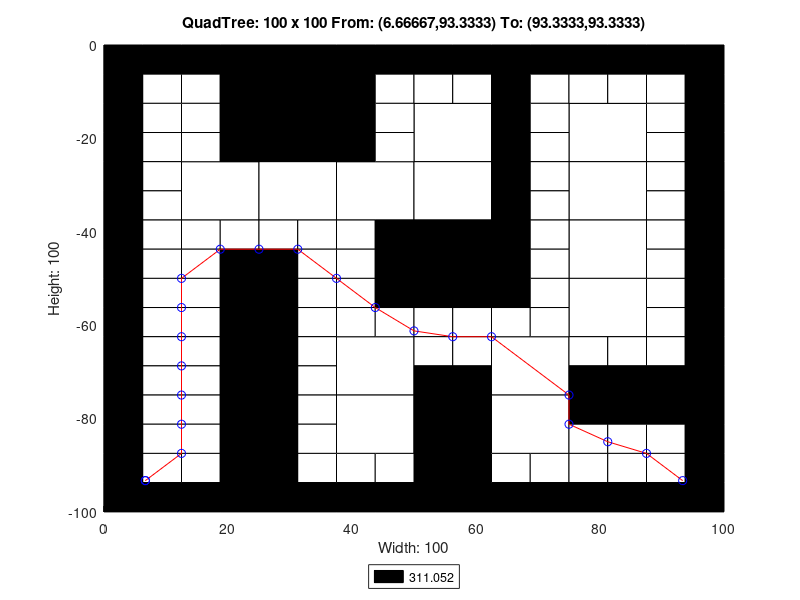

Write the MATLAB code that produced this figure.
axis([0 100 -100 0]);
title('QuadTree: 100 x 100 From: (6.66667,93.3333) To: (93.3333,93.3333)');
xlabel('Width: 100');
ylabel('Height: 100');
rectangle('Position',[25 -12.5 12.5 12.5], 'FaceColor',[0 0 0]);
rectangle('Position',[25 -25 12.5 12.5], 'FaceColor',[0 0 0]);
rectangle('Position',[12.5 -37.5 12.5 12.5], 'FaceColor',[1 1 1]);
rectangle('Position',[25 -37.5 12.5 12.5], 'FaceColor',[1 1 1]);
rectangle('Position',[37.5 -37.5 12.5 12.5], 'FaceColor',[1 1 1]);
rectangle('Position',[50 -25 12.5 12.5], 'FaceColor',[1 1 1]);
rectangle('Position',[75 -25 12.5 12.5], 'FaceColor',[1 1 1]);
rectangle('Position',[50 -37.5 12.5 12.5], 'FaceColor',[1 1 1]);
rectangle('Position',[50 -50 12.5 12.5], 'FaceColor',[0 0 0]);
rectangle('Position',[75 -37.5 12.5 12.5], 'FaceColor',[1 1 1]);
rectangle('Position',[75 -50 12.5 12.5], 'FaceColor',[1 1 1]);
rectangle('Position',[37.5 -75 12.5 12.5], 'FaceColor',[1 1 1]);
rectangle('Position',[37.5 -87.5 12.5 12.5], 'FaceColor',[1 1 1]);
rectangle('Position',[62.5 -75 12.5 12.5], 'FaceColor',[1 1 1]);
rectangle('Position',[75 -62.5 12.5 12.5], 'FaceColor',[1 1 1]);
rectangle('Position',[50 -87.5 12.5 12.5], 'FaceColor',[0 0 0]);
rectangle('Position',[62.5 -87.5 12.5 12.5], 'FaceColor',[1 1 1]);
rectangle('Position',[50 -100 12.5 12.5], 'FaceColor',[0 0 0]);
rectangle('Position',[0 -6.25 6.25 6.25], 'FaceColor',[0 0 0]);
rectangle('Position',[6.25 -6.25 6.25 6.25], 'FaceColor',[0 0 0]);
rectangle('Position',[0 -12.5 6.25 6.25], 'FaceColor',[0 0 0]);
rectangle('Position',[6.25 -12.5 6.25 6.25], 'FaceColor',[1 1 1]);
rectangle('Position',[12.5 -6.25 6.25 6.25], 'FaceColor',[0 0 0]);
rectangle('Position',[18.75 -6.25 6.25 6.25], 'FaceColor',[0 0 0]);
rectangle('Position',[12.5 -12.5 6.25 6.25], 'FaceColor',[1 1 1]);
rectangle('Position',[18.75 -12.5 6.25 6.25], 'FaceColor',[0 0 0]);
rectangle('Position',[0 -18.75 6.25 6.25], 'FaceColor',[0 0 0]);
rectangle('Position',[6.25 -18.75 6.25 6.25], 'FaceColor',[1 1 1]);
rectangle('Position',[0 -25 6.25 6.25], 'FaceColor',[0 0 0]);
rectangle('Position',[6.25 -25 6.25 6.25], 'FaceColor',[1 1 1]);
rectangle('Position',[12.5 -18.75 6.25 6.25], 'FaceColor',[1 1 1]);
rectangle('Position',[18.75 -18.75 6.25 6.25], 'FaceColor',[0 0 0]);
rectangle('Position',[12.5 -25 6.25 6.25], 'FaceColor',[1 1 1]);
rectangle('Position',[18.75 -25 6.25 6.25], 'FaceColor',[0 0 0]);
rectangle('Position',[37.5 -6.25 6.25 6.25], 'FaceColor',[0 0 0]);
rectangle('Position',[43.75 -6.25 6.25 6.25], 'FaceColor',[0 0 0]);
rectangle('Position',[37.5 -12.5 6.25 6.25], 'FaceColor',[0 0 0]);
rectangle('Position',[43.75 -12.5 6.25 6.25], 'FaceColor',[1 1 1]);
rectangle('Position',[37.5 -18.75 6.25 6.25], 'FaceColor',[0 0 0]);
rectangle('Position',[43.75 -18.75 6.25 6.25], 'FaceColor',[1 1 1]);
rectangle('Position',[37.5 -25 6.25 6.25], 'FaceColor',[0 0 0]);
rectangle('Position',[43.75 -25 6.25 6.25], 'FaceColor',[1 1 1]);
rectangle('Position',[0 -31.25 6.25 6.25], 'FaceColor',[0 0 0]);
rectangle('Position',[6.25 -31.25 6.25 6.25], 'FaceColor',[1 1 1]);
rectangle('Position',[0 -37.5 6.25 6.25], 'FaceColor',[0 0 0]);
rectangle('Position',[6.25 -37.5 6.25 6.25], 'FaceColor',[1 1 1]);
rectangle('Position',[0 -43.75 6.25 6.25], 'FaceColor',[0 0 0]);
rectangle('Position',[6.25 -43.75 6.25 6.25], 'FaceColor',[1 1 1]);
rectangle('Position',[0 -50 6.25 6.25], 'FaceColor',[0 0 0]);
rectangle('Position',[6.25 -50 6.25 6.25], 'FaceColor',[1 1 1]);
rectangle('Position',[12.5 -43.75 6.25 6.25], 'FaceColor',[1 1 1]);
rectangle('Position',[18.75 -43.75 6.25 6.25], 'FaceColor',[1 1 1]);
rectangle('Position',[12.5 -50 6.25 6.25], 'FaceColor',[1 1 1]);
rectangle('Position',[18.75 -50 6.25 6.25], 'FaceColor',[0 0 0]);
rectangle('Position',[25 -43.75 6.25 6.25], 'FaceColor',[1 1 1]);
rectangle('Position',[31.25 -43.75 6.25 6.25], 'FaceColor',[1 1 1]);
rectangle('Position',[25 -50 6.25 6.25], 'FaceColor',[0 0 0]);
rectangle('Position',[31.25 -50 6.25 6.25], 'FaceColor',[1 1 1]);
rectangle('Position',[37.5 -43.75 6.25 6.25], 'FaceColor',[1 1 1]);
rectangle('Position',[43.75 -43.75 6.25 6.25], 'FaceColor',[0 0 0]);
rectangle('Position',[37.5 -50 6.25 6.25], 'FaceColor',[1 1 1]);
rectangle('Position',[43.75 -50 6.25 6.25], 'FaceColor',[0 0 0]);
rectangle('Position',[50 -6.25 6.25 6.25], 'FaceColor',[0 0 0]);
rectangle('Position',[56.25 -6.25 6.25 6.25], 'FaceColor',[0 0 0]);
rectangle('Position',[50 -12.5 6.25 6.25], 'FaceColor',[1 1 1]);
rectangle('Position',[56.25 -12.5 6.25 6.25], 'FaceColor',[1 1 1]);
rectangle('Position',[62.5 -6.25 6.25 6.25], 'FaceColor',[0 0 0]);
rectangle('Position',[68.75 -6.25 6.25 6.25], 'FaceColor',[0 0 0]);
rectangle('Position',[62.5 -12.5 6.25 6.25], 'FaceColor',[0 0 0]);
rectangle('Position',[68.75 -12.5 6.25 6.25], 'FaceColor',[1 1 1]);
rectangle('Position',[62.5 -18.75 6.25 6.25], 'FaceColor',[0 0 0]);
rectangle('Position',[68.75 -18.75 6.25 6.25], 'FaceColor',[1 1 1]);
rectangle('Position',[62.5 -25 6.25 6.25], 'FaceColor',[0 0 0]);
rectangle('Position',[68.75 -25 6.25 6.25], 'FaceColor',[1 1 1]);
rectangle('Position',[75 -6.25 6.25 6.25], 'FaceColor',[0 0 0]);
rectangle('Position',[81.25 -6.25 6.25 6.25], 'FaceColor',[0 0 0]);
rectangle('Position',[75 -12.5 6.25 6.25], 'FaceColor',[1 1 1]);
rectangle('Position',[81.25 -12.5 6.25 6.25], 'FaceColor',[1 1 1]);
rectangle('Position',[87.5 -6.25 6.25 6.25], 'FaceColor',[0 0 0]);
rectangle('Position',[93.75 -6.25 6.25 6.25], 'FaceColor',[0 0 0]);
rectangle('Position',[87.5 -12.5 6.25 6.25], 'FaceColor',[1 1 1]);
rectangle('Position',[93.75 -12.5 6.25 6.25], 'FaceColor',[0 0 0]);
rectangle('Position',[87.5 -18.75 6.25 6.25], 'FaceColor',[1 1 1]);
rectangle('Position',[93.75 -18.75 6.25 6.25], 'FaceColor',[0 0 0]);
rectangle('Position',[87.5 -25 6.25 6.25], 'FaceColor',[1 1 1]);
rectangle('Position',[93.75 -25 6.25 6.25], 'FaceColor',[0 0 0]);
rectangle('Position',[62.5 -31.25 6.25 6.25], 'FaceColor',[0 0 0]);
rectangle('Position',[68.75 -31.25 6.25 6.25], 'FaceColor',[1 1 1]);
rectangle('Position',[62.5 -37.5 6.25 6.25], 'FaceColor',[0 0 0]);
rectangle('Position',[68.75 -37.5 6.25 6.25], 'FaceColor',[1 1 1]);
rectangle('Position',[62.5 -43.75 6.25 6.25], 'FaceColor',[0 0 0]);
rectangle('Position',[68.75 -43.75 6.25 6.25], 'FaceColor',[1 1 1]);
rectangle('Position',[62.5 -50 6.25 6.25], 'FaceColor',[0 0 0]);
rectangle('Position',[68.75 -50 6.25 6.25], 'FaceColor',[1 1 1]);
rectangle('Position',[87.5 -31.25 6.25 6.25], 'FaceColor',[1 1 1]);
rectangle('Position',[93.75 -31.25 6.25 6.25], 'FaceColor',[0 0 0]);
rectangle('Position',[87.5 -37.5 6.25 6.25], 'FaceColor',[1 1 1]);
rectangle('Position',[93.75 -37.5 6.25 6.25], 'FaceColor',[0 0 0]);
rectangle('Position',[87.5 -43.75 6.25 6.25], 'FaceColor',[1 1 1]);
rectangle('Position',[93.75 -43.75 6.25 6.25], 'FaceColor',[0 0 0]);
rectangle('Position',[87.5 -50 6.25 6.25], 'FaceColor',[1 1 1]);
rectangle('Position',[93.75 -50 6.25 6.25], 'FaceColor',[0 0 0]);
rectangle('Position',[0 -56.25 6.25 6.25], 'FaceColor',[0 0 0]);
rectangle('Position',[6.25 -56.25 6.25 6.25], 'FaceColor',[1 1 1]);
rectangle('Position',[0 -62.5 6.25 6.25], 'FaceColor',[0 0 0]);
rectangle('Position',[6.25 -62.5 6.25 6.25], 'FaceColor',[1 1 1]);
rectangle('Position',[12.5 -56.25 6.25 6.25], 'FaceColor',[1 1 1]);
rectangle('Position',[18.75 -56.25 6.25 6.25], 'FaceColor',[0 0 0]);
rectangle('Position',[12.5 -62.5 6.25 6.25], 'FaceColor',[1 1 1]);
rectangle('Position',[18.75 -62.5 6.25 6.25], 'FaceColor',[0 0 0]);
rectangle('Position',[0 -68.75 6.25 6.25], 'FaceColor',[0 0 0]);
rectangle('Position',[6.25 -68.75 6.25 6.25], 'FaceColor',[1 1 1]);
rectangle('Position',[0 -75 6.25 6.25], 'FaceColor',[0 0 0]);
rectangle('Position',[6.25 -75 6.25 6.25], 'FaceColor',[1 1 1]);
rectangle('Position',[12.5 -68.75 6.25 6.25], 'FaceColor',[1 1 1]);
rectangle('Position',[18.75 -68.75 6.25 6.25], 'FaceColor',[0 0 0]);
rectangle('Position',[12.5 -75 6.25 6.25], 'FaceColor',[1 1 1]);
rectangle('Position',[18.75 -75 6.25 6.25], 'FaceColor',[0 0 0]);
rectangle('Position',[25 -56.25 6.25 6.25], 'FaceColor',[0 0 0]);
rectangle('Position',[31.25 -56.25 6.25 6.25], 'FaceColor',[1 1 1]);
rectangle('Position',[25 -62.5 6.25 6.25], 'FaceColor',[0 0 0]);
rectangle('Position',[31.25 -62.5 6.25 6.25], 'FaceColor',[1 1 1]);
rectangle('Position',[37.5 -56.25 6.25 6.25], 'FaceColor',[1 1 1]);
rectangle('Position',[43.75 -56.25 6.25 6.25], 'FaceColor',[0 0 0]);
rectangle('Position',[37.5 -62.5 6.25 6.25], 'FaceColor',[1 1 1]);
rectangle('Position',[43.75 -62.5 6.25 6.25], 'FaceColor',[1 1 1]);
rectangle('Position',[25 -68.75 6.25 6.25], 'FaceColor',[0 0 0]);
rectangle('Position',[31.25 -68.75 6.25 6.25], 'FaceColor',[1 1 1]);
rectangle('Position',[25 -75 6.25 6.25], 'FaceColor',[0 0 0]);
rectangle('Position',[31.25 -75 6.25 6.25], 'FaceColor',[1 1 1]);
rectangle('Position',[0 -81.25 6.25 6.25], 'FaceColor',[0 0 0]);
rectangle('Position',[6.25 -81.25 6.25 6.25], 'FaceColor',[1 1 1]);
rectangle('Position',[0 -87.5 6.25 6.25], 'FaceColor',[0 0 0]);
rectangle('Position',[6.25 -87.5 6.25 6.25], 'FaceColor',[1 1 1]);
rectangle('Position',[12.5 -81.25 6.25 6.25], 'FaceColor',[1 1 1]);
rectangle('Position',[18.75 -81.25 6.25 6.25], 'FaceColor',[0 0 0]);
rectangle('Position',[12.5 -87.5 6.25 6.25], 'FaceColor',[1 1 1]);
rectangle('Position',[18.75 -87.5 6.25 6.25], 'FaceColor',[0 0 0]);
rectangle('Position',[0 -93.75 6.25 6.25], 'FaceColor',[0 0 0]);
rectangle('Position',[6.25 -93.75 6.25 6.25], 'FaceColor',[1 1 1]);
rectangle('Position',[0 -100 6.25 6.25], 'FaceColor',[0 0 0]);
rectangle('Position',[6.25 -100 6.25 6.25], 'FaceColor',[0 0 0]);
rectangle('Position',[12.5 -93.75 6.25 6.25], 'FaceColor',[1 1 1]);
rectangle('Position',[18.75 -93.75 6.25 6.25], 'FaceColor',[0 0 0]);
rectangle('Position',[12.5 -100 6.25 6.25], 'FaceColor',[0 0 0]);
rectangle('Position',[18.75 -100 6.25 6.25], 'FaceColor',[0 0 0]);
rectangle('Position',[25 -81.25 6.25 6.25], 'FaceColor',[0 0 0]);
rectangle('Position',[31.25 -81.25 6.25 6.25], 'FaceColor',[1 1 1]);
rectangle('Position',[25 -87.5 6.25 6.25], 'FaceColor',[0 0 0]);
rectangle('Position',[31.25 -87.5 6.25 6.25], 'FaceColor',[1 1 1]);
rectangle('Position',[25 -93.75 6.25 6.25], 'FaceColor',[0 0 0]);
rectangle('Position',[31.25 -93.75 6.25 6.25], 'FaceColor',[1 1 1]);
rectangle('Position',[25 -100 6.25 6.25], 'FaceColor',[0 0 0]);
rectangle('Position',[31.25 -100 6.25 6.25], 'FaceColor',[0 0 0]);
rectangle('Position',[37.5 -93.75 6.25 6.25], 'FaceColor',[1 1 1]);
rectangle('Position',[43.75 -93.75 6.25 6.25], 'FaceColor',[1 1 1]);
rectangle('Position',[37.5 -100 6.25 6.25], 'FaceColor',[0 0 0]);
rectangle('Position',[43.75 -100 6.25 6.25], 'FaceColor',[0 0 0]);
rectangle('Position',[50 -56.25 6.25 6.25], 'FaceColor',[0 0 0]);
rectangle('Position',[56.25 -56.25 6.25 6.25], 'FaceColor',[0 0 0]);
rectangle('Position',[50 -62.5 6.25 6.25], 'FaceColor',[1 1 1]);
rectangle('Position',[56.25 -62.5 6.25 6.25], 'FaceColor',[1 1 1]);
rectangle('Position',[62.5 -56.25 6.25 6.25], 'FaceColor',[0 0 0]);
rectangle('Position',[68.75 -56.25 6.25 6.25], 'FaceColor',[1 1 1]);
rectangle('Position',[62.5 -62.5 6.25 6.25], 'FaceColor',[1 1 1]);
rectangle('Position',[68.75 -62.5 6.25 6.25], 'FaceColor',[1 1 1]);
rectangle('Position',[50 -68.75 6.25 6.25], 'FaceColor',[1 1 1]);
rectangle('Position',[56.25 -68.75 6.25 6.25], 'FaceColor',[1 1 1]);
rectangle('Position',[50 -75 6.25 6.25], 'FaceColor',[0 0 0]);
rectangle('Position',[56.25 -75 6.25 6.25], 'FaceColor',[0 0 0]);
rectangle('Position',[87.5 -56.25 6.25 6.25], 'FaceColor',[1 1 1]);
rectangle('Position',[93.75 -56.25 6.25 6.25], 'FaceColor',[0 0 0]);
rectangle('Position',[87.5 -62.5 6.25 6.25], 'FaceColor',[1 1 1]);
rectangle('Position',[93.75 -62.5 6.25 6.25], 'FaceColor',[0 0 0]);
rectangle('Position',[75 -68.75 6.25 6.25], 'FaceColor',[1 1 1]);
rectangle('Position',[81.25 -68.75 6.25 6.25], 'FaceColor',[1 1 1]);
rectangle('Position',[75 -75 6.25 6.25], 'FaceColor',[0 0 0]);
rectangle('Position',[81.25 -75 6.25 6.25], 'FaceColor',[0 0 0]);
rectangle('Position',[87.5 -68.75 6.25 6.25], 'FaceColor',[1 1 1]);
rectangle('Position',[93.75 -68.75 6.25 6.25], 'FaceColor',[0 0 0]);
rectangle('Position',[87.5 -75 6.25 6.25], 'FaceColor',[0 0 0]);
rectangle('Position',[93.75 -75 6.25 6.25], 'FaceColor',[0 0 0]);
rectangle('Position',[62.5 -93.75 6.25 6.25], 'FaceColor',[1 1 1]);
rectangle('Position',[68.75 -93.75 6.25 6.25], 'FaceColor',[1 1 1]);
rectangle('Position',[62.5 -100 6.25 6.25], 'FaceColor',[0 0 0]);
rectangle('Position',[68.75 -100 6.25 6.25], 'FaceColor',[0 0 0]);
rectangle('Position',[75 -81.25 6.25 6.25], 'FaceColor',[0 0 0]);
rectangle('Position',[81.25 -81.25 6.25 6.25], 'FaceColor',[0 0 0]);
rectangle('Position',[75 -87.5 6.25 6.25], 'FaceColor',[1 1 1]);
rectangle('Position',[81.25 -87.5 6.25 6.25], 'FaceColor',[1 1 1]);
rectangle('Position',[87.5 -81.25 6.25 6.25], 'FaceColor',[0 0 0]);
rectangle('Position',[93.75 -81.25 6.25 6.25], 'FaceColor',[0 0 0]);
rectangle('Position',[87.5 -87.5 6.25 6.25], 'FaceColor',[1 1 1]);
rectangle('Position',[93.75 -87.5 6.25 6.25], 'FaceColor',[0 0 0]);
rectangle('Position',[75 -93.75 6.25 6.25], 'FaceColor',[1 1 1]);
rectangle('Position',[81.25 -93.75 6.25 6.25], 'FaceColor',[1 1 1]);
rectangle('Position',[75 -100 6.25 6.25], 'FaceColor',[0 0 0]);
rectangle('Position',[81.25 -100 6.25 6.25], 'FaceColor',[0 0 0]);
rectangle('Position',[87.5 -93.75 6.25 6.25], 'FaceColor',[1 1 1]);
rectangle('Position',[93.75 -93.75 6.25 6.25], 'FaceColor',[0 0 0]);
rectangle('Position',[87.5 -100 6.25 6.25], 'FaceColor',[0 0 0]);
rectangle('Position',[93.75 -100 6.25 6.25], 'FaceColor',[0 0 0]);
X=[93.3333,87.5,81.25,75,75,62.5,56.25,50,43.75,37.5,31.25,25,18.75,12.5,12.5,12.5,12.5,12.5,12.5,12.5,6.66667,6.66667];
Y=[-93.3333,-87.5,-85,-81.25,-75,-62.5,-62.5,-61.25,-56.25,-50,-43.75,-43.75,-43.75,-50,-56.25,-62.5,-68.75,-75,-81.25,-87.5,-93.3333,-93.3333];
hold on;
plot(X,Y,'r');
plot(X,Y,'bo');
legend('311.052','Location','southoutside');
